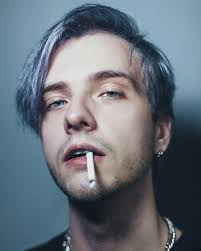
#> input picture test_dataset/test1.jpg, 201 x 251 px; its folder holds only this picture in this run
$ python recognize.py
#> lines starting #> are read from the running program, lines starting #| are printed output that depends on the picture
### utils.py
import cv2
from skimage.feature import hog

face_cascade = cv2.CascadeClassifier(
    "haarcascade_frontalface_default.xml"
)

def detect_face(image):
    gray = cv2.cvtColor(image, cv2.COLOR_BGR2GRAY)
    faces = face_cascade.detectMultiScale(
        gray, scaleFactor=1.3, minNeighbors=5
    )

    if len(faces) == 0:
        return None, None

    x, y, w, h = faces[0]
    face = gray[y:y+h, x:x+w]
    return face, (x, y, w, h)

def preprocess(face):
    face = cv2.resize(face, (128, 128))
    face = cv2.equalizeHist(face)
    return face

def extract_hog(face):
    return hog(
        face,
        orientations=9,
        pixels_per_cell=(8, 8),
        cells_per_block=(2, 2),
        block_norm="L2-Hys"
    )

### recognize.py
import os
import cv2
import joblib
import numpy as np
from utils import detect_face, preprocess, extract_hog

model = joblib.load("face_model.pkl")
#> (reads face_model.pkl from the repository)
labels = joblib.load("labels.pkl")
#> (reads labels.pkl from the repository)

test_folder = "test_dataset"
output_folder = "results"
os.makedirs(output_folder, exist_ok=True)

for img_name in os.listdir(test_folder):
    img_path = os.path.join(test_folder, img_name)
    image = cv2.imread(img_path)
#> image is the input picture: shape (251, 201, 3); mean B, G, R 122, 112.3, 102.7
    if image is None:
        print(f"❌ Не удалось открыть файл {img_name}")
        continue

    face, box = detect_face(image)
#> in detect_face, `gray = cv2.cvtColor(image, cv2.COLOR_BGR2GRAY)`:
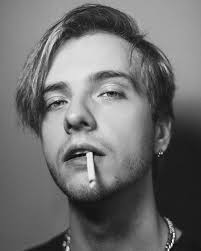
#> gray: shape (251, 201); min 1, max 253, mean 110.5
#> in detect_face, `faces = face_cascade.detectMultiScale( gray, scaleFactor=1.3, minNeigh..`: faces = [[10, 36, 151, 151]]
#> in detect_face, `x, y, w, h = faces[0]`: x = 10; y = 36; w = 151
#> in detect_face, `face = gray[y:y+h, x:x+w]`:
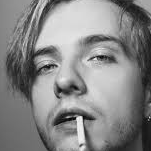
#> face: shape (151, 151); min 1, max 247, mean 134.1
#> box = (10, 36, 151, 151)
    if face is None or box is None:
        print(f"Лицо не найдено на {img_name}")
        continue

    face = preprocess(face)
#> in preprocess, `face = cv2.resize(face, (128, 128))`:
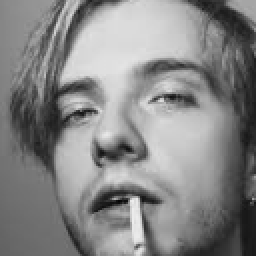
#> face: shape (128, 128) (shown 2 times larger); min 4, max 238, mean 134
#> in preprocess, `face = cv2.equalizeHist(face)`:
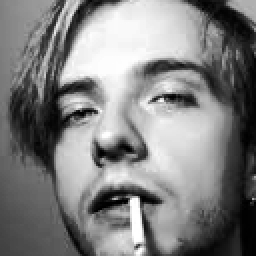
#> face: shape (128, 128) (shown 2 times larger); min 0, max 255, mean 128.2
    features = extract_hog(face)
#> features = 8100 values, max 0.556 at index 1398, min 0 at index 5, mean 0.119

    probs = model.predict_proba([features])[0]
#> probs = [0.0611, 0.118, 0.098, 0.147, 0.246, 0.12, 0.0761, 0.134]
    best_id = int(np.argmax(probs))
#> best_id = 4
    confidence = float(probs[best_id] * 100)
#> confidence = 24.63
    name = labels[best_id]
#> name = 'Ito'

    x, y, w, h = map(int, box)
#> x = 10; y = 36; w = 151; h = 151
    if confidence >= 30:
        text = f"Hi, {name}! ({confidence:.1f}%)"
        color = (0, 255, 0)
    else:
        text = "Error"
        color = (0, 0, 255)

    cv2.rectangle(image, (x, y), (x + w, y + h), color, 2)
    cv2.putText(image, text, (x, y + h + 20), cv2.FONT_HERSHEY_SIMPLEX, 0.5, color, 2)
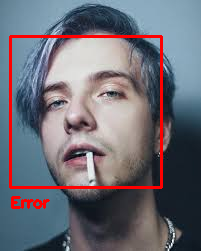
#> image: shape (251, 201, 3); mean B, G, R 117.1, 108, 109.6

    output_path = os.path.join(output_folder, img_name)
    cv2.imwrite(output_path, image)
    print(f"Результат сохранён: {output_path}")

print("Обработка завершена!")
